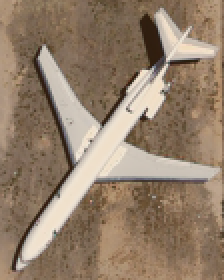
#> input picture UCMerced_LandUse/training_images/cropped_airplane_seeds/airplane86.tif, 112 x 140 px, found by its file name (shown 2 times larger)
$ python Training_Classifier.py   (Python 2 division)
#> lines starting #> are read from the running program, lines starting #| are printed output that depends on the picture
import matplotlib.pyplot as plt

from skimage.feature import hog
from skimage import exposure

import cv2 as cv
import os
import numpy as np
from sklearn import svm
import pickle
import datetime

location = '/Users/darshanypatel/Desktop/Sem_3/Spatial and Temporal Data Mining/Project/Geospatial-Object-Detection-and-Image-Classification/UCMerced_LandUse/training_images/negative_examples'
testing_location = '/Users/darshanypatel/Desktop/Sem_3/Spatial and Temporal Data Mining/Project/Geospatial-Object-Detection-and-Image-Classification/UCMerced_LandUse/HOG_Images/airplane'
base_dir = '/Users/darshanypatel/Desktop/Sem_3/Spatial and Temporal Data Mining/Project/Geospatial-Object-Detection-and-Image-Classification/UCMerced_LandUse/Images'
target_dir = '/Users/darshanypatel/Desktop/Sem_3/Spatial and Temporal Data Mining/Project/Geospatial-Object-Detection-and-Image-Classification/UCMerced_LandUse/HOG_Images'
fds_location = '/Users/darshanypatel/Desktop/Sem_3/Spatial and Temporal Data Mining/Project/Geospatial-Object-Detection-and-Image-Classification/UCMerced_LandUse/FD_vectors/'
seed_location = '/Users/darshanypatel/Desktop/Sem_3/Spatial and Temporal Data Mining/Project/Geospatial-Object-Detection-and-Image-Classification/UCMerced_LandUse/training_images/cropped_airplane_seeds/'

# setting up the default seed image shape
seed_name = 'airplane86.tif'
image = cv.imread(seed_location + seed_name, 0)
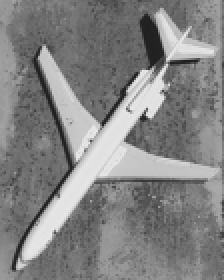
#> image: shape (140, 112) (shown 2 times larger); min 30, max 234, mean 130.7
seed_shape = image.shape
#> seed_shape = (140, 112)


# [199 lines left out: functions HOG, save_HOG_of_all_images, save_HOG_of_negative_examples, train_svm, get_positive_seed, get_negative_samples and 3 more, not called in this run]


def load_fds():
    list_of_fds = []
#> (the run stopped early here; a loop or call above may not have finished)
